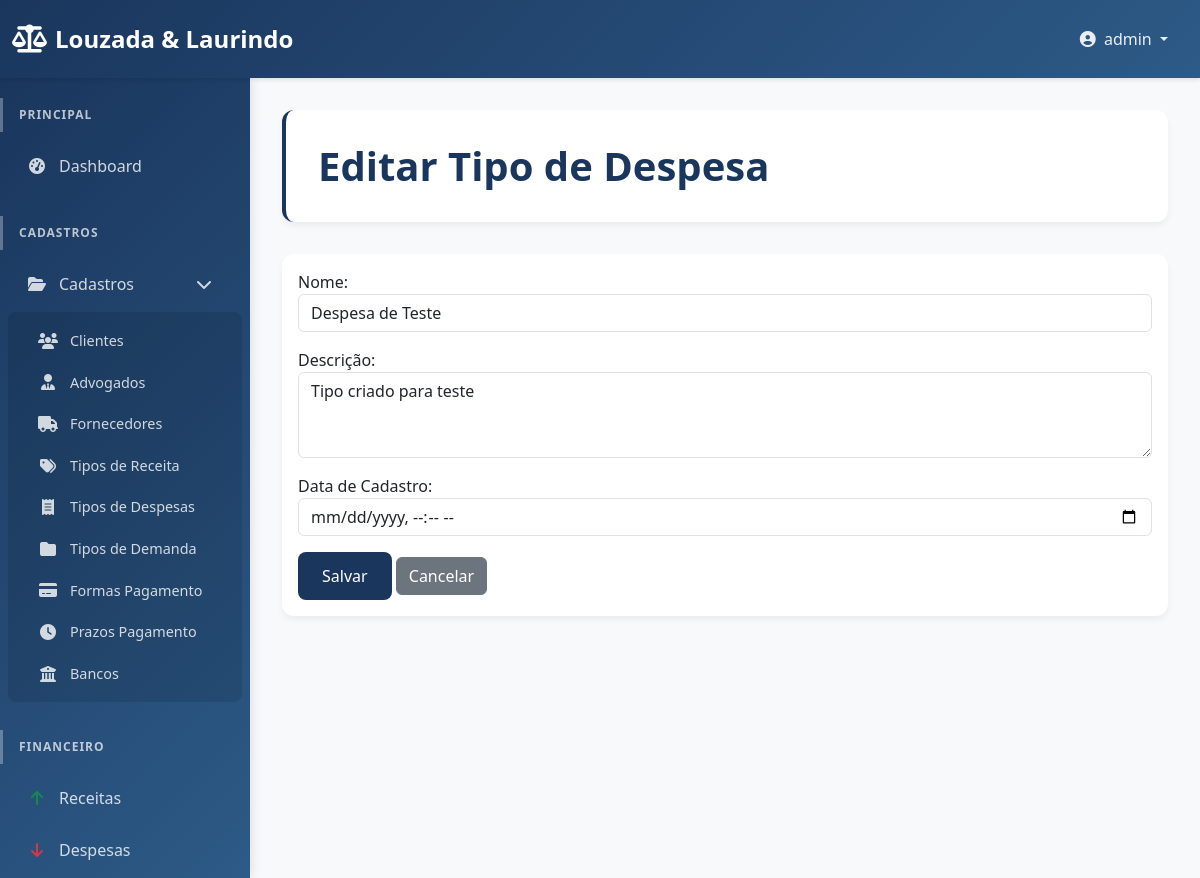
/dashboard/tipo-despesa/1/edit/ (signed in), run on the app's committed database.
### users/models.py (models this page shows, shortened)
class Lawyer(AbstractUser):
    cpf = models.CharField(max_length=14, unique=True, blank=True, null=True, verbose_name="CPF")
    oab_number = models.CharField(max_length=20, blank=True, null=True, verbose_name="Número OAB")
    STATE_CHOICES = [
        ('AC', 'Acre'), ('AL', 'Alagoas'), ('AP', 'Amapá'), ('AM', 'Amazonas'),
        ('BA', 'Bahia'), ('CE', 'Ceará'), ('DF', 'Distrito Federal'), ('ES', 'Espírito Santo'),
        ('GO', 'Goiás'), ('MA', 'Maranhão'), ('MT', 'Mato Grosso'), ('MS', 'Mato Grosso do Sul'),
        ('MG', 'Minas Gerais'), ('PA', 'Pará'), ('PB', 'Paraíba'), ('PR', 'Paraná'),
        ('PE', 'Pernambuco'), ('PI', 'Piauí'), ('RJ', 'Rio de Janeiro'), ('RN', 'Rio Grande do Norte'),
        ('RS', 'Rio Grande do Sul'), ('RO', 'Rondônia'), ('RR', 'Roraima'), ('SC', 'Santa Catarina'),
        ('SP', 'São Paulo'), ('SE', 'Sergipe'), ('TO', 'Tocantins'),
    ]
    oab_section = models.CharField(max_length=2, choices=STATE_CHOICES, blank=True, null=True, verbose_name="Seccional OAB")
    phone = models.CharField(max_length=20, blank=True, null=True, verbose_name="Telefone")
    pix_key = models.CharField(max_length=255, blank=True, null=True, verbose_name="Chave PIX")
    professional_address = models.TextField(blank=True, null=True, verbose_name="Endereço Profissional")
    registration_date = models.DateField(default=timezone.now, verbose_name="Data de Cadastro")
    enable_publications = models.BooleanField(default=False, verbose_name="Publicações Ativadas")
    enable_login = models.BooleanField(default=True, verbose_name="Login Ativado")
    groups = models.ManyToManyField(
        'auth.Group',
        verbose_name='groups',
        blank=True,
        help_text='The groups this user belongs to. A user will get all permissions granted to each of their groups.',
        related_name="lawyer_set",
        related_query_name="lawyer",
    )
    user_permissions = models.ManyToManyField(
        'auth.Permission',
        verbose_name='user permissions',
        blank=True,
        help_text='Specific permissions for this user.',
        related_name="lawyer_set",
        related_query_name="lawyer",
    )

### dashboard/models.py (models this page shows, shortened)
class TipoDespesa(models.Model):
    nome = models.CharField(max_length=100, verbose_name="Nome")
    descricao = models.TextField(blank=True, null=True, verbose_name="Descrição")
    data_cadastro = models.DateTimeField(default=timezone.now, verbose_name="Data de Cadastro")
    class Meta:
        verbose_name = "Tipo de Despesa"
        verbose_name_plural = "Tipos de Despesa"

### dashboard/views.py (the view)
# urls.py: path('tipo-despesa/<int:pk>/edit/', views.tipo_despesa_update, name='tipo_despesa_update'),
@login_required
def tipo_despesa_update(request, pk):
    tipo_despesa = get_object_or_404(TipoDespesa, pk=pk)
    if request.method == 'POST':
        form = TipoDespesaForm(request.POST, instance=tipo_despesa)
        if form.is_valid():
            form.save()
            messages.success(request, 'Tipo de despesa atualizado com sucesso!')
            return redirect('dashboard:tipo_despesa_list')
    else:
        form = TipoDespesaForm(instance=tipo_despesa)
    return render(request, 'dashboard/tipo_despesa_form.html', {
        'form': form,
        'form_title': 'Editar Tipo de Despesa',
        'button_text': 'Salvar'
    })

### dashboard/forms.py
class TipoDespesaForm(forms.ModelForm):
    class Meta:
        model = TipoDespesa
        fields = ['nome', 'descricao', 'data_cadastro']
        widgets = {
            'nome': forms.TextInput(attrs={'class': 'form-control', 'placeholder': 'Nome do tipo de despesa'}),
            'descricao': forms.Textarea(attrs={'class': 'form-control', 'rows': 3, 'placeholder': 'Descrição do tipo de despesa'}),
            'data_cadastro': forms.DateTimeInput(attrs={'class': 'form-control', 'type': 'datetime-local'}),
        }

### dashboard/templates/dashboard/tipo_despesa_form.html (shortened to what this page needs)
{% extends 'dashboard/base.html' %}
{% block content %}
<div class="page-header">
    <h1>{{ form_title }}</h1>
</div>
<div class="card">
    <div class="card-body">
        <form method="post">
            {{ form.as_p }}
            <button type="submit" class="btn btn-primary">{{ button_text }}</button>
            <a href="{% url 'dashboard:tipo_despesa_list' %}" class="btn btn-secondary">Cancelar</a>
        </form>
    </div>
</div>
{% endblock %}

### dashboard/templates/dashboard/base.html (shortened to what this page needs)
<!doctype html>
<html lang="pt-BR">
<head>
    <link href="https://cdn.jsdelivr.net/npm/bootstrap@5.3.3/dist/css/bootstrap.min.css" rel="stylesheet">
    <link href="https://cdnjs.cloudflare.com/ajax/libs/font-awesome/6.4.0/css/all.min.css" rel="stylesheet">
    {% load static %}
    <link href="{% static 'dashboard/css/custom.css' %}" rel="stylesheet">
</head>
<body>
    {% if user.is_authenticated %}
    <nav class="navbar navbar-expand-lg navbar-dark sticky-top">
        <div class="container-fluid">
            <a class="navbar-brand" href="{% url 'dashboard:home' %}">
                <i class="fas fa-balance-scale"></i>
                Louzada & Laurindo
            </a>
            <div class="collapse navbar-collapse" id="navbarNav">
                <ul class="navbar-nav ms-auto">
                    <li class="nav-item dropdown">
                        <a class="nav-link dropdown-toggle" href="#" id="navbarDropdown" role="button" data-bs-toggle="dropdown" aria-expanded="false">
                            <i class="fas fa-user-circle me-1"></i>
                            {{ user.get_full_name|default:user.username }}
                        </a>
                    </li>
                </ul>
            </div>
        </div>
    </nav>
    <div class="d-flex">
        <div class="offcanvas-lg offcanvas-start sidebar" tabindex="-1" id="sidebarMenu" aria-labelledby="sidebarMenuLabel">
            <div class="offcanvas-body d-flex flex-column">
                <nav class="nav flex-column flex-grow-1">
                    <div class="nav-section">
                        <div class="nav-section-title">Principal</div>
                        <ul class="nav flex-column">
                            <li class="nav-item">
                                <a class="nav-link {% if request.resolver_match.url_name == 'home' %}active{% endif %}" href="{% url 'dashboard:home' %}">
                                    <i class="fas fa-tachometer-alt"></i>
                                    Dashboard
                                </a>
                            </li>
                        </ul>
                    </div>
                    <div class="nav-section">
                        <div class="nav-section-title">Cadastros</div>
                        <ul class="nav flex-column">
                            <li class="nav-item">
                                <a class="nav-link" data-bs-toggle="collapse" href="#cadastros-submenu" role="button" aria-expanded="true" aria-controls="cadastros-submenu">
                                    <i class="fas fa-folder-open"></i>
                                    Cadastros
                                    <i class="fas fa-chevron-down ms-auto"></i>
                                </a>
                                <div class="collapse show submenu" id="cadastros-submenu">
                                    <ul class="nav flex-column">
                                        <li class="nav-item">
                                            <a class="nav-link {% if request.resolver_match.url_name == 'clients' %}active{% endif %}" href="{% url 'dashboard:clients' %}">
                                                <i class="fas fa-users"></i>
                                                Clientes
                                            </a>
                                        </li>
                                        <li class="nav-item">
                                            <a class="nav-link {% if request.resolver_match.url_name == 'lawyers' %}active{% endif %}" href="{% url 'dashboard:lawyers' %}">
                                                <i class="fas fa-user-tie"></i>
                                                Advogados
                                            </a>
                                        </li>
                                        <li class="nav-item">
                                            <a class="nav-link" href="#">
                                                <i class="fas fa-truck"></i>
                                                Fornecedores
                                            </a>
                                        </li>
                                        <li class="nav-item">
                                <a class="nav-link" href="{% url 'dashboard:tipo_receita_list' %}">
                                    <i class="fas fa-tags"></i>
                                    Tipos de Receita
                                </a>
                            </li>
                                        <li class="nav-item">
                                            <a class="nav-link" href="{% url 'dashboard:tipo_despesa_list' %}">
                                                <i class="fas fa-receipt"></i>
                                                Tipos de Despesas
                                            </a>
                                        </li>
                                        <li class="nav-item">
                                            <a class="nav-link" href="{% url 'dashboard:tipo_demanda_list' %}">
                                                <i class="fas fa-folder"></i>
                                                Tipos de Demanda
                                            </a>
                                        </li>
                                        <li class="nav-item">
                                            <a class="nav-link" href="{% url 'dashboard:forma_pagamento_list' %}">
                                                <i class="fas fa-credit-card"></i>
                                                Formas Pagamento
                                            </a>
                                        </li>
                                        <li class="nav-item">
                                            <a class="nav-link" href="{% url 'dashboard:prazo_pagamento_list' %}">
                                                <i class="fas fa-clock"></i>
                                                Prazos Pagamento
                                            </a>
                                        </li>
                                        <li class="nav-item">
                                            <a class="nav-link" href="{% url 'dashboard:banco_list' %}">
                                                <i class="fas fa-university"></i>
                                                Bancos
                                            </a>
                                        </li>
                                    </ul>
                                </div>
                            </li>
                        </ul>
                    </div>
                    <div class="nav-section">
                        <div class="nav-section-title">Financeiro</div>
                        <ul class="nav flex-column">
                            <li class="nav-item">
                                <a class="nav-link" href="{% url 'dashboard:receitas' %}">
                                    <i class="fas fa-arrow-up text-success"></i>
                                    Receitas
                                </a>
                            </li>
                            <li class="nav-item">
                                <a class="nav-link" href="#">
                                    <i class="fas fa-arrow-down text-danger"></i>
                                    Despesas
                                </a>
                            </li>
                        </ul>
                    </div>
                </nav>
            </div>
        </div>
        <div class="main-content flex-grow-1">
            {% block content %}
            {% endblock %}
        </div>
    </div>
    {% else %}
    <div class="container-fluid h-100">
        {% block login_content %}
        {% endblock %}
    </div>
    {% endif %}
</body>
</html>

### dashboard/static/dashboard/css/custom.css (style rules this page uses)
.sidebar { flex: 0 0 250px; background-color: #343a40; color: white; padding-top: 20px; height: 100vh; overflow-y: auto; position: sticky; top: 0; }
.sidebar a { color: white; text-decoration: none; display: block; padding: 10px 15px; }
.sidebar .nav-link { padding-left: 25px; }
.main-content { flex-grow: 1; padding: 20px; overflow-y: auto; }

### dashboard/templates/dashboard/base.html (style rules this page uses)
:root { --primary-color: #1a365d; --secondary-color: #2d5a87; --success-color: #28a745; --warning-color: #ffc107; --danger-color: #dc3545; --info-color: #17a2b8; --sidebar-width: 280px; }
body { font-family: 'Segoe UI', Tahoma, Geneva, Verdana, sans-serif; background-color: #f8f9fa; }
.navbar { background: linear-gradient(135deg, var(--primary-color) 0%, var(--secondary-color) 100%) !important; box-shadow: 0 2px 4px rgba(0,0,0,0.1); padding: 1rem 0; }
.navbar-brand { font-weight: 600; font-size: 1.5rem; color: white !important; display: flex; align-items: center; gap: 0.5rem; }
.navbar-brand i { font-size: 1.75rem; }
.navbar-nav .nav-link { color: rgba(255,255,255,0.9) !important; font-weight: 500; padding: 0.5rem 1rem !important; border-radius: 8px; transition: all 0.3s ease; margin: 0 0.25rem; }
.sidebar { width: var(--sidebar-width) !important; background: linear-gradient(135deg, var(--primary-color) 0%, var(--secondary-color) 100%) !important; border: none !important; box-shadow: 2px 0 10px rgba(0,0,0,0.1); }
.offcanvas-body { padding: 1.5rem 0; }
.nav-section { margin-bottom: 1.5rem; }
.nav-section-title { padding: 0.5rem 1rem; font-size: 0.75rem; text-transform: uppercase; letter-spacing: 1px; color: rgba(255,255,255,0.7); font-weight: 600; margin-bottom: 0.5rem; border-left: 3px solid rgba(255,255,255,0.3); }
.sidebar .nav-link { color: rgba(255,255,255,0.8) !important; padding: 0.75rem 1rem !important; margin: 0.125rem 0.5rem !important; border-radius: 8px !important; transition: all 0.3s ease; display: flex; align-items: center; font-weight: 500; border-left: 3px solid transparent; }
.sidebar .nav-link i { width: 20px; margin-right: 12px; text-align: center; font-size: 1rem; }
.submenu { background-color: rgba(0,0,0,0.1); border-radius: 8px; margin: 0.25rem 0.5rem; padding: 0.5rem 0; }
.submenu .nav-link { margin: 0.125rem 0.75rem !important; padding: 0.5rem 1rem !important; font-size: 0.9rem; border-left: 2px solid transparent; }
.main-content { padding: 2rem !important; min-height: 100vh; background-color: #f8f9fa; }
.card { border: none; border-radius: 12px; box-shadow: 0 4px 6px rgba(0,0,0,0.05); transition: all 0.3s ease; }
.btn-primary { background: var(--primary-color); border: none; border-radius: 8px; padding: 0.75rem 1.5rem; font-weight: 500; transition: all 0.3s ease; }
.page-header { background: white; padding: 2rem; border-radius: 12px; box-shadow: 0 4px 6px rgba(0,0,0,0.05); margin-bottom: 2rem; border-left: 4px solid var(--primary-color); }
.page-header h1 { margin: 0; color: var(--primary-color); font-weight: 600; }

### data on the page
Lawyer: get_full_name "admin"
TipoDespesa: nome "Despesa de Teste", descricao "Tipo criado para teste"

### other printed values
{{ button_text }} "Salvar"
